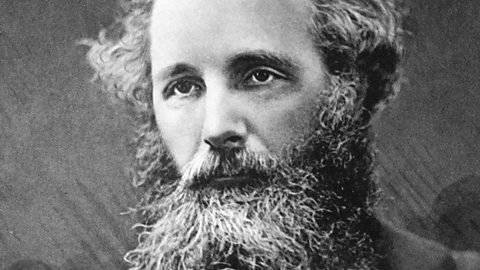
#> input picture object.jpg, 480 x 270 px
$ python 7.py
#> lines starting #> are read from the running program, lines starting #| are printed output that depends on the picture; after the words box and inside, x2 and y2 are one past the last pixel; in counts of white or black regions, pixels touching at a corner belong together
# Create an interactive model of the virtual, enlarged image
# of an object placed inside the focal range of an ideal thin lens.
import matplotlib.pyplot as plt
import matplotlib.cbook as cbook
import numpy as np
import cv2
import os
import math

c = 299792458 #m/s
pi = 3.14159265358979323846

with cbook.get_sample_data(os.getcwd() + "/object.jpg") as image_file:
    image = plt.imread(image_file)
#> image is the input picture: shape (270, 480, 3); min 0, max 255, mean 113.9

fig, ax = plt.subplots()
x = 0.5
y = 0.3
w = 0.5
h = w*0.5625
f = 1.5
w_p = 480
h_p = 270

def lens_project(x, y, f):
    X = -(f / (x - f)) * x
    Y = (y / x) * X
    return X, Y

def show():
    global x, y, w, h, f, w_p, h_p, image, fig, ax
    ax.cla() # Clear the axes

    # The corner coordinates of the image itself
    src_pts = np.float32([
        [0, 0], # top left
        [w_p-1, 0], # top right
        [w_p-1, h_p-1], # bottom right
        [0, h_p-1] # bottom left
    ])

    # The coordinates of the corners of the projected image, derived with the equations, in world coordinates
    dst_pts = np.float32([
        lens_project(x, y+h, f), # top-left
        lens_project(x+w, y+h, f), # top-right
        lens_project(x+w, y, f), # bottom-right
        lens_project(x, y, f) # bottom-left
    ])

    ax.imshow(image, extent=(x, x+w, y, y+h)) # Draw the original image

    # The image cannot be simply drawn to world coordinates and only within a bounded rectangle.
    # Thus, the coordinates must be converted.

    # This calculates the edges of this bounding box in world coordinates.
    min_x, min_y = np.min(dst_pts, axis=0)
    max_x, max_y = np.max(dst_pts, axis=0)

    # The world coordinates in dst_pts have to be offset and scaled so that they fit within the bounding box.
    # I have arbitrarily chosen the bounding box to be w_p units wide and h_p units tall.
    # Thus [min_x, min_y] in world coordinates will become [0,0], and [max_x, max_y] will become [w_p, h_p].

    scale = np.array([w_p / (max_x - min_x), h_p / (max_y - min_y)], dtype=np.float32)
    offset = np.array([min_x, min_y], dtype=np.float32)
    dst_pts_wrp = (dst_pts - offset) * scale

    tform = cv2.getPerspectiveTransform(src_pts, dst_pts_wrp)

    # The third argument is the bounding box size I mentioned earlier.
    # The last argument is the background colour of the bounding box, which is white to blend in.
    warped = cv2.warpPerspective(image, tform, (w_p, h_p), borderMode=cv2.BORDER_CONSTANT)
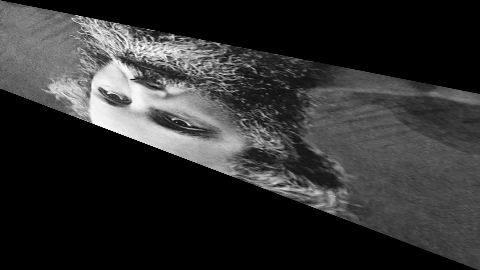
#> warped: shape (270, 480, 3); min 0, max 254, mean 48.1
    warped = np.flipud(warped) # The OpenCV coordinate system is opposite from matplotlib, so it needs to be flipped
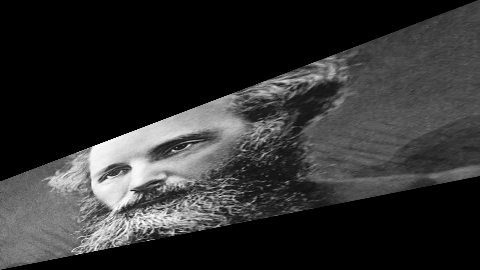
#> warped: shape (270, 480, 3); min 0, max 254, mean 48.1
    warped = warped.astype(np.float32) / 255.0 # To have a transparency channel the colours have to be in the range 0-1 rather than 0-255
    alpha = (np.any(warped != 0, axis=-1)).astype(np.float32) * 0.7 # The alpha channel
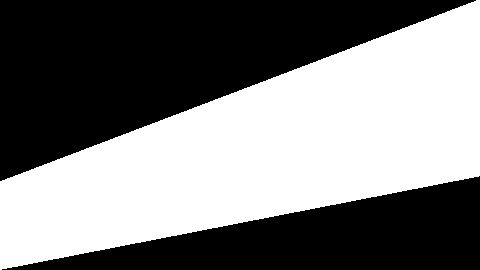
#> alpha: shape (270, 480) float32; values 0 (black) and 0.7 (white), 49.2% white; 1 white region, box (x1, y1, x2, y2) and area: (0, 0, 480, 270) 63807
    warped = np.dstack((warped, alpha)) # Combine the alpha channel
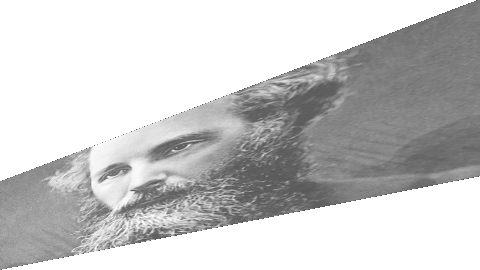
#> warped: shape (270, 480, 4) float32; mean R, G, B, A 0.188, 0.188, 0.188, 0.344; transparent parts drawn white
    ax.imshow(warped, extent=(min_x, max_x, min_y, max_y), interpolation=None) # Draw the projected image

    #ax.scatter(np.array([i[0] for i in dst_pts]), np.array([i[1] for i in dst_pts])) # Shows the coordinates of the projected image

    # Draw the lens
    plt.plot(np.array([-0.05, 0.05]), np.array([1, 1]), color='b')
    plt.plot(np.array([-0.05, 0.05]), np.array([-1, -1]), color='b')
    plt.plot(-0.05 + -0.1 * np.sin(np.linspace(0, pi, 100)), np.linspace(1, -1, 100), color='b')
    plt.plot(0.05 + 0.1 * np.sin(np.linspace(0, pi, 100)), np.linspace(1, -1, 100), color='b')
    ax.scatter(np.array([-f, f]), np.array([0, 0]), marker="x", color='b')

    plt.xlim(-4, 4)
    plt.ylim(-3, 3)
    plt.grid()
    fig.canvas.draw()

def on_press(event): # For moving the image with the keyboard
    global x, y, w, h, f, image, fig, ax
    print('press', event.key)
    match event.key:
        case "left":
            if (x - 0.05) > 0: # Limit to within focal range
                x -= 0.05
        case "right":
            if (x + 0.05) < f: # Limit to within focal range
                x += 0.05
        case "up":
            y += 0.05
        case "down":
            y -= 0.05
    show()

fig.canvas.mpl_connect('key_press_event', on_press)
show()
plt.show()
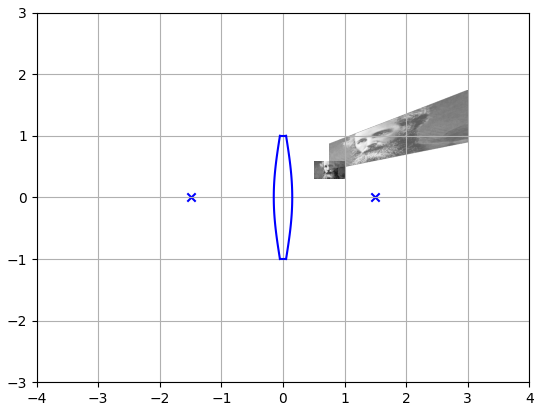
#> figure drawn by matplotlib, 1 panel
